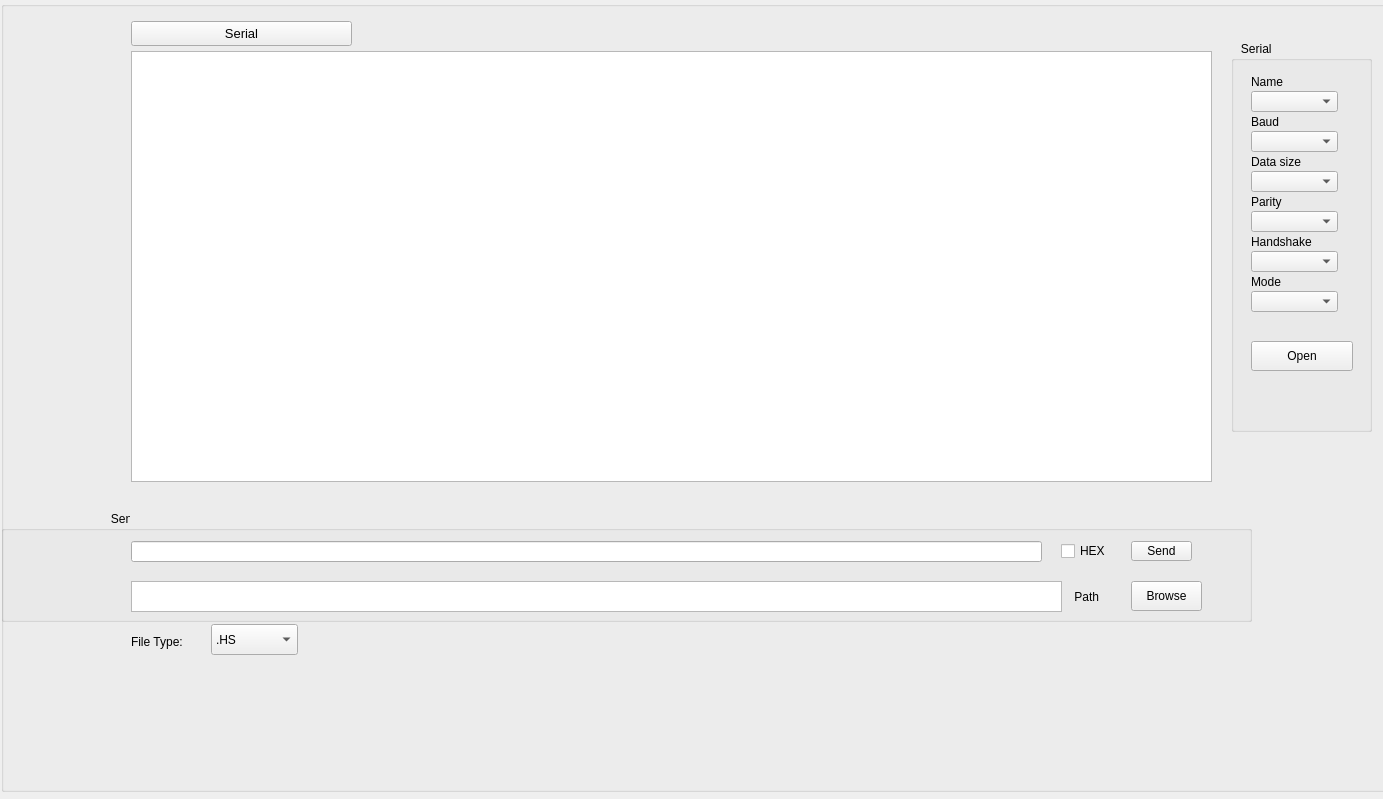
<?xml version="1.0" encoding="UTF-8"?>
<ui version="4.0">
 <class>MainWindow</class>
 <widget class="QMainWindow" name="MainWindow">
  <property name="geometry">
   <rect>
    <x>0</x>
    <y>0</y>
    <width>1383</width>
    <height>799</height>
   </rect>
  </property>
  <property name="windowTitle">
   <string>MainWindow</string>
  </property>
  <widget class="QWidget" name="centralwidget">
   <widget class="QGroupBox" name="groupBox">
    <property name="geometry">
     <rect>
      <x>1</x>
      <y>1</y>
      <width>1439</width>
      <height>791</height>
     </rect>
    </property>
    <property name="title">
     <string/>
    </property>
    <widget class="QGroupBox" name="groupBox_3">
     <property name="geometry">
      <rect>
       <x>0</x>
       <y>510</y>
       <width>1251</width>
       <height>111</height>
      </rect>
     </property>
     <property name="title">
      <string>                                 Send</string>
     </property>
     <widget class="QLineEdit" name="lineEdit_2">
      <property name="geometry">
       <rect>
        <x>130</x>
        <y>30</y>
        <width>911</width>
        <height>21</height>
       </rect>
      </property>
      <property name="cursor">
       <cursorShape>ArrowCursor</cursorShape>
      </property>
      <property name="focusPolicy">
       <enum>Qt::ClickFocus</enum>
      </property>
     </widget>
     <widget class="QCheckBox" name="checkBox">
      <property name="geometry">
       <rect>
        <x>1060</x>
        <y>30</y>
        <width>61</width>
        <height>20</height>
       </rect>
      </property>
      <property name="text">
       <string>HEX</string>
      </property>
     </widget>
     <widget class="QPushButton" name="pushButton">
      <property name="geometry">
       <rect>
        <x>1130</x>
        <y>30</y>
        <width>61</width>
        <height>20</height>
       </rect>
      </property>
      <property name="text">
       <string>Send</string>
      </property>
     </widget>
     <widget class="QTextEdit" name="textEdit_2">
      <property name="geometry">
       <rect>
        <x>130</x>
        <y>70</y>
        <width>931</width>
        <height>31</height>
       </rect>
      </property>
      <property name="focusPolicy">
       <enum>Qt::StrongFocus</enum>
      </property>
     </widget>
     <widget class="QLabel" name="label">
      <property name="geometry">
       <rect>
        <x>1070</x>
        <y>70</y>
        <width>41</width>
        <height>31</height>
       </rect>
      </property>
      <property name="text">
       <string> Path</string>
      </property>
     </widget>
     <widget class="QPushButton" name="pushButton_11">
      <property name="geometry">
       <rect>
        <x>1130</x>
        <y>70</y>
        <width>71</width>
        <height>30</height>
       </rect>
      </property>
      <property name="text">
       <string>Browse</string>
      </property>
     </widget>
    </widget>
    <widget class="QGroupBox" name="groupBox_5">
     <property name="geometry">
      <rect>
       <x>1230</x>
       <y>40</y>
       <width>141</width>
       <height>391</height>
      </rect>
     </property>
     <property name="title">
      <string>   Serial</string>
     </property>
     <widget class="QLabel" name="label_7">
      <property name="geometry">
       <rect>
        <x>20</x>
        <y>30</y>
        <width>70</width>
        <height>22</height>
       </rect>
      </property>
      <property name="text">
       <string>Name</string>
      </property>
     </widget>
     <widget class="QComboBox" name="Name">
      <property name="geometry">
       <rect>
        <x>20</x>
        <y>50</y>
        <width>87</width>
        <height>21</height>
       </rect>
      </property>
      <property name="focusPolicy">
       <enum>Qt::WheelFocus</enum>
      </property>
      <property name="maxVisibleItems">
       <number>10</number>
      </property>
      <property name="sizeAdjustPolicy">
       <enum>QComboBox::AdjustToContentsOnFirstShow</enum>
      </property>
     </widget>
     <widget class="QLabel" name="label_8">
      <property name="geometry">
       <rect>
        <x>20</x>
        <y>70</y>
        <width>70</width>
        <height>22</height>
       </rect>
      </property>
      <property name="text">
       <string>Baud</string>
      </property>
     </widget>
     <widget class="QComboBox" name="Baud">
      <property name="geometry">
       <rect>
        <x>20</x>
        <y>90</y>
        <width>87</width>
        <height>21</height>
       </rect>
      </property>
      <property name="focusPolicy">
       <enum>Qt::WheelFocus</enum>
      </property>
     </widget>
     <widget class="QLabel" name="label_9">
      <property name="geometry">
       <rect>
        <x>20</x>
        <y>110</y>
        <width>70</width>
        <height>22</height>
       </rect>
      </property>
      <property name="text">
       <string>Data size</string>
      </property>
     </widget>
     <widget class="QComboBox" name="Data_Size">
      <property name="geometry">
       <rect>
        <x>20</x>
        <y>130</y>
        <width>87</width>
        <height>21</height>
       </rect>
      </property>
      <property name="focusPolicy">
       <enum>Qt::WheelFocus</enum>
      </property>
     </widget>
     <widget class="QLabel" name="label_10">
      <property name="geometry">
       <rect>
        <x>20</x>
        <y>150</y>
        <width>70</width>
        <height>22</height>
       </rect>
      </property>
      <property name="text">
       <string>Parity</string>
      </property>
     </widget>
     <widget class="QComboBox" name="Parity">
      <property name="geometry">
       <rect>
        <x>20</x>
        <y>170</y>
        <width>87</width>
        <height>21</height>
       </rect>
      </property>
      <property name="focusPolicy">
       <enum>Qt::WheelFocus</enum>
      </property>
     </widget>
     <widget class="QLabel" name="label_11">
      <property name="geometry">
       <rect>
        <x>20</x>
        <y>190</y>
        <width>91</width>
        <height>22</height>
       </rect>
      </property>
      <property name="text">
       <string>Handshake</string>
      </property>
     </widget>
     <widget class="QLabel" name="label_12">
      <property name="geometry">
       <rect>
        <x>20</x>
        <y>230</y>
        <width>70</width>
        <height>22</height>
       </rect>
      </property>
      <property name="text">
       <string>Mode</string>
      </property>
     </widget>
     <widget class="QComboBox" name="Mode">
      <property name="geometry">
       <rect>
        <x>20</x>
        <y>250</y>
        <width>87</width>
        <height>21</height>
       </rect>
      </property>
      <property name="focusPolicy">
       <enum>Qt::WheelFocus</enum>
      </property>
     </widget>
     <widget class="QPushButton" name="Open_3">
      <property name="geometry">
       <rect>
        <x>20</x>
        <y>300</y>
        <width>102</width>
        <height>30</height>
       </rect>
      </property>
      <property name="text">
       <string>Open</string>
      </property>
     </widget>
     <widget class="QComboBox" name="Handshake">
      <property name="geometry">
       <rect>
        <x>20</x>
        <y>210</y>
        <width>87</width>
        <height>21</height>
       </rect>
      </property>
      <property name="focusPolicy">
       <enum>Qt::StrongFocus</enum>
      </property>
     </widget>
    </widget>
    <widget class="QTextEdit" name="textEdit">
     <property name="geometry">
      <rect>
       <x>130</x>
       <y>50</y>
       <width>1081</width>
       <height>431</height>
      </rect>
     </property>
     <property name="focusPolicy">
      <enum>Qt::StrongFocus</enum>
     </property>
    </widget>
    <widget class="QLabel" name="label_2">
     <property name="geometry">
      <rect>
       <x>1250</x>
       <y>500</y>
       <width>121</width>
       <height>121</height>
      </rect>
     </property>
     <property name="text">
      <string/>
     </property>
     <property name="pixmap">
      <pixmap>logos/KalpLogo.bmp</pixmap>
     </property>
     <property name="scaledContents">
      <bool>true</bool>
     </property>
    </widget>
    <widget class="QPushButton" name="pushButton_5">
     <property name="geometry">
      <rect>
       <x>130</x>
       <y>20</y>
       <width>221</width>
       <height>25</height>
      </rect>
     </property>
     <property name="font">
      <font>
       <pointsize>10</pointsize>
      </font>
     </property>
     <property name="text">
      <string>Serial</string>
     </property>
    </widget>
    <widget class="QComboBox" name="comboBox">
     <property name="geometry">
      <rect>
       <x>210</x>
       <y>623</y>
       <width>87</width>
       <height>31</height>
      </rect>
     </property>
     <item>
      <property name="text">
       <string>.HS</string>
      </property>
     </item>
     <item>
      <property name="text">
       <string>.txt</string>
      </property>
     </item>
     <item>
      <property name="text">
       <string>.LBL</string>
      </property>
     </item>
     <item>
      <property name="text">
       <string>.BAR1</string>
      </property>
     </item>
     <item>
      <property name="text">
       <string>.xls</string>
      </property>
     </item>
     <item>
      <property name="text">
       <string>.BAR2</string>
      </property>
     </item>
     <item>
      <property name="text">
       <string>.hrn</string>
      </property>
     </item>
    </widget>
    <widget class="QLabel" name="label_3">
     <property name="geometry">
      <rect>
       <x>130</x>
       <y>630</y>
       <width>71</width>
       <height>22</height>
      </rect>
     </property>
     <property name="text">
      <string>File Type:</string>
     </property>
    </widget>
   </widget>
  </widget>
 </widget>
 <resources/>
 <connections/>
</ui>
